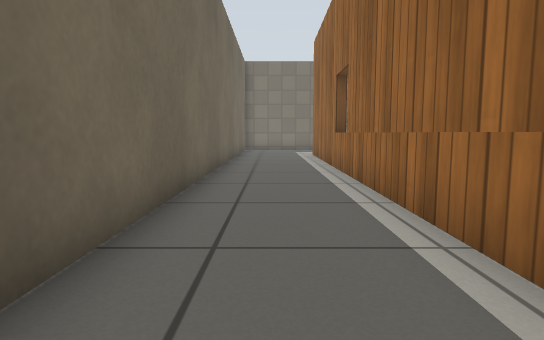
view 1 (above)

15 first-person views from a walk through a Gazebo world. The camera is 0.5 m above the floor, tilts 6° down and sees 75° across. The floor is counted in squares, 0.5 m on a side. Each view is taken from the middle of a square. On the plan, view 1 faces up. The plan holds only what a view shows up to about 13 squares ahead; the rest is blank. Gazebo's built-in surfaces are drawn with simple patterns.

view 2
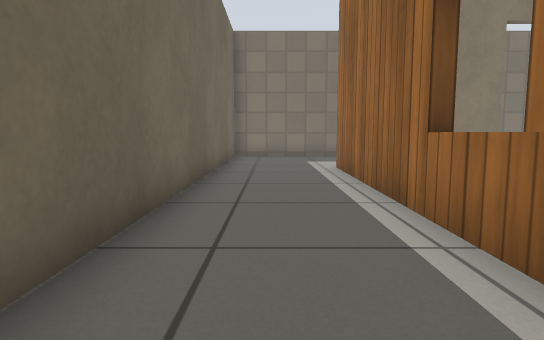

view 3
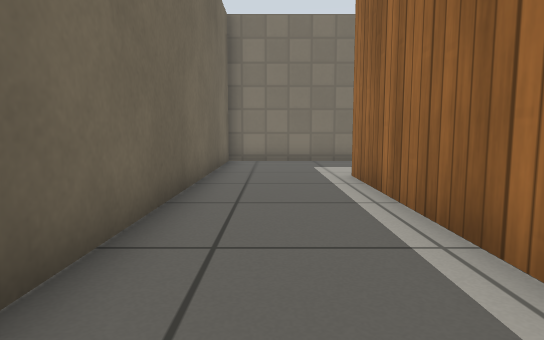

view 4
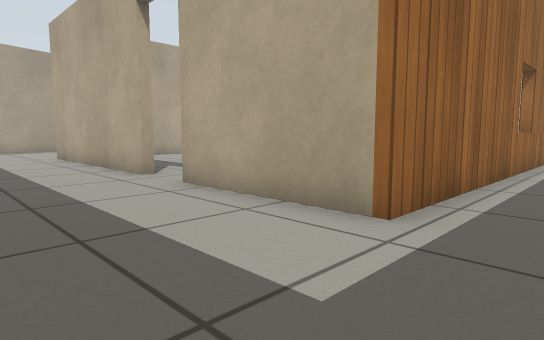

view 5
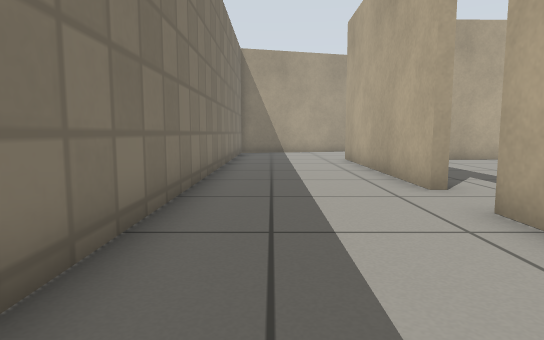

view 6
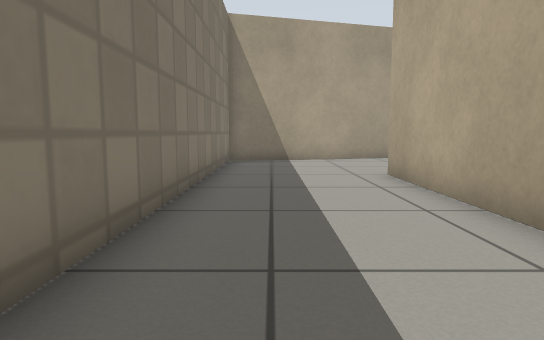

view 7
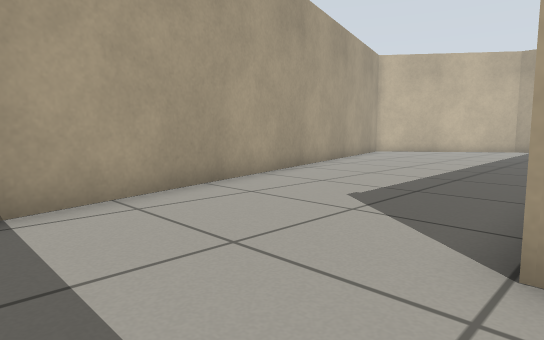

view 8
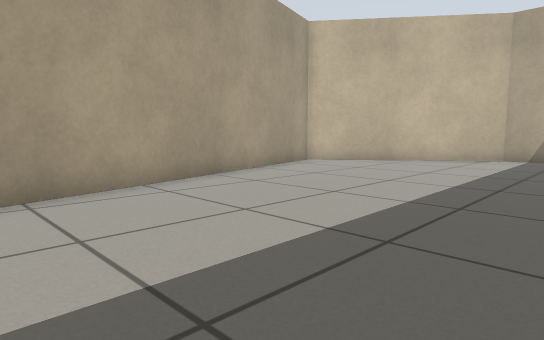

view 9
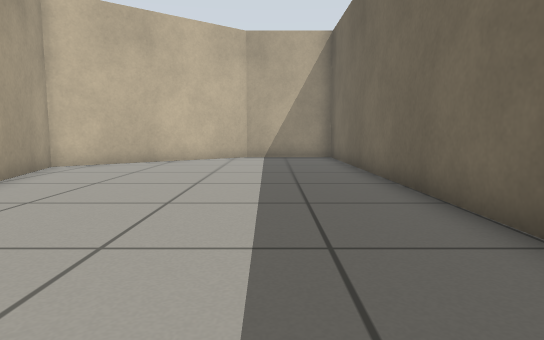

view 10
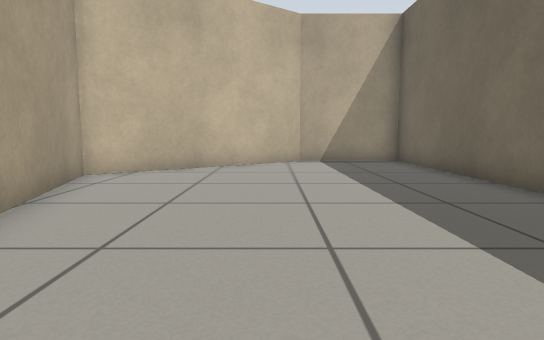

view 11
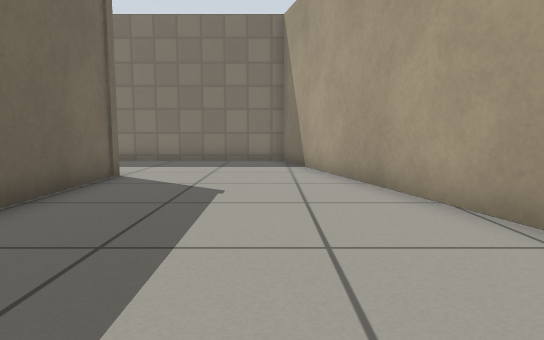

view 12
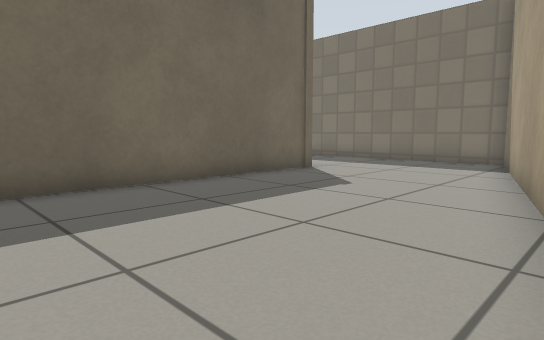

view 13
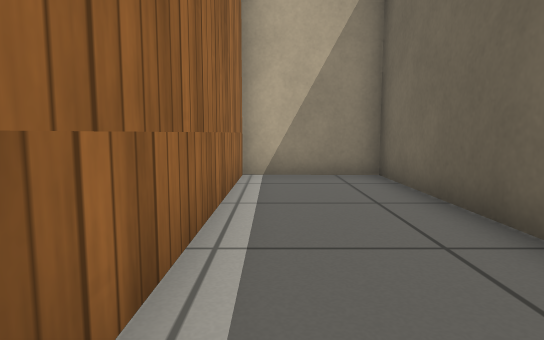

view 14
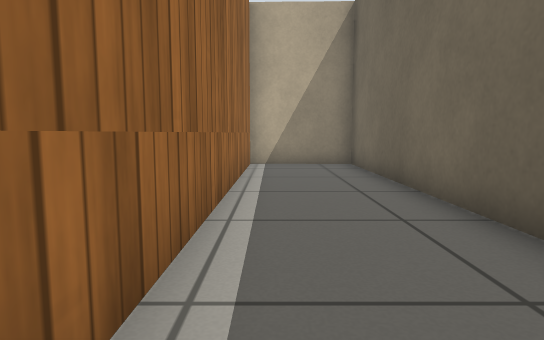

view 15
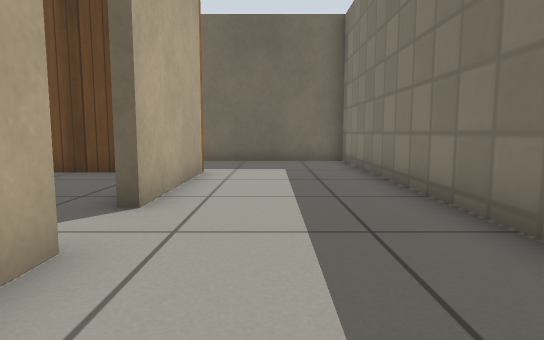

### Floor plan
Points are (right, up) in squares from view 1. A wall is a line through its corners. A room is listed if a view was taken in it or the views show most of it. See-through windows are left out.
Room 1 (views 1, 2, 3, 4, 5, 6, 7, 8, 9, 10, 11, 12, 13, 14, 15)
walls: (8.1, 16.2) (15.4, 16.2) (15.6, -2.5) (19, -2.5) (24.4, 1.7) (19.4, 20.5) (-1.5, 20.5) (-1.5, -2.3) (1.7, -2.4) (1.9, 16.2) (6.4, 16.2)
ways out: open door at (7.5, 16)

Where each view was taken, in squares from view 1:
view 1: 0 up, 0 right, facing up
view 2: 6 up, 0 right, facing up
view 3: 8 up, 0 right, facing up
view 4: 20 up, 0 right, facing down-right
view 5: 19 up, 2 right, facing right
view 6: 19 up, 7 right, facing right
view 7: 19 up, 15 right, facing down-right
view 8: 12 up, 16 right, facing down-right
view 9: 12 up, 18 right, facing down
view 10: 10 up, 20 right, facing down
view 11: 8 up, 19 right, facing up
view 12: 8 up, 22 right, facing up-left
view 13: 6 up, 1 right, facing down
view 14: 9 up, 1 right, facing down
view 15: 18 up, 11 right, facing left
